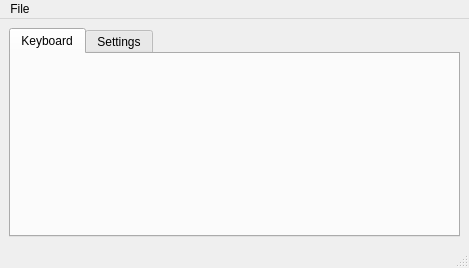
<?xml version="1.0" encoding="UTF-8"?>
<ui version="4.0">
 <class>mainWindow</class>
 <widget class="QMainWindow" name="mainWindow">
  <property name="geometry">
   <rect>
    <x>0</x>
    <y>0</y>
    <width>469</width>
    <height>268</height>
   </rect>
  </property>
  <property name="windowTitle">
   <string>Clevo Keyboard</string>
  </property>
  <widget class="QWidget" name="centralwidget">
   <layout class="QGridLayout" name="gridLayout">
    <item row="0" column="0">
     <widget class="QTabWidget" name="tabWidget">
      <property name="currentIndex">
       <number>0</number>
      </property>
      <widget class="QWidget" name="driverTab">
       <attribute name="title">
        <string>Keyboard</string>
       </attribute>
       <layout class="QGridLayout" name="gridLayout_2">
        <item row="0" column="0">
         <widget class="DriverWidget" name="driverWidget" native="true"/>
        </item>
       </layout>
      </widget>
      <widget class="QWidget" name="settingsTab">
       <attribute name="title">
        <string>Settings</string>
       </attribute>
       <layout class="QGridLayout" name="gridLayout_3">
        <item row="0" column="0">
         <widget class="SettingsWidget" name="settingsWidget" native="true"/>
        </item>
       </layout>
      </widget>
     </widget>
    </item>
   </layout>
  </widget>
  <widget class="QMenuBar" name="menubar">
   <property name="geometry">
    <rect>
     <x>0</x>
     <y>0</y>
     <width>469</width>
     <height>22</height>
    </rect>
   </property>
   <widget class="QMenu" name="menuFile">
    <property name="title">
     <string>File</string>
    </property>
    <addaction name="actionExit"/>
   </widget>
   <addaction name="menuFile"/>
  </widget>
  <widget class="QStatusBar" name="statusbar"/>
  <action name="actionExit">
   <property name="text">
    <string>Exit</string>
   </property>
  </action>
 </widget>
 <customwidgets>
  <customwidget>
   <class>DriverWidget</class>
   <extends>QWidget</extends>
   <header>clevokeyboardgui.gui.driver_widget</header>
   <container>1</container>
  </customwidget>
  <customwidget>
   <class>SettingsWidget</class>
   <extends>QWidget</extends>
   <header>clevokeyboardgui.gui.settings_widget</header>
   <container>1</container>
  </customwidget>
 </customwidgets>
 <resources/>
 <connections/>
</ui>
